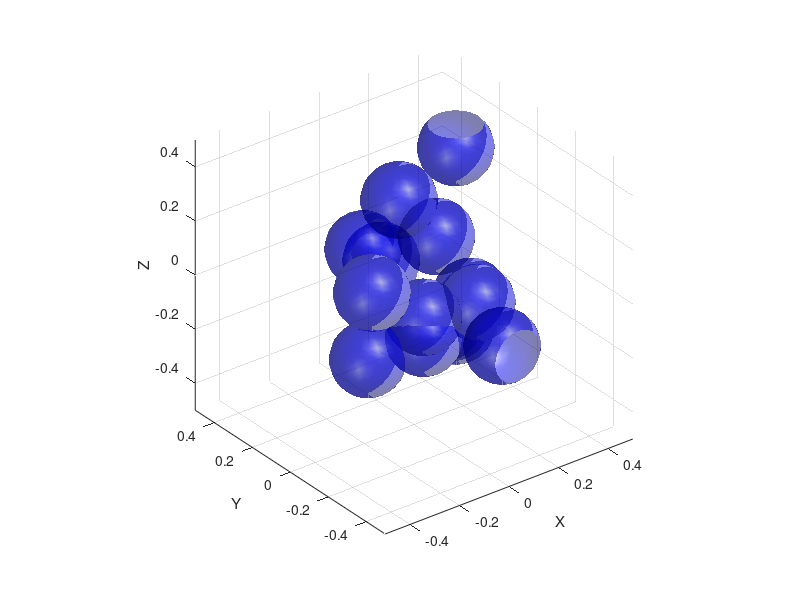

MATLAB code for this plot:
% plot_spheres
%
% Try using surf to plot spheres based on coordinates and radii
%
% Author: Eric Schwen
% Date: 2-2-18

% Example stolen from forums

% number of spheres N
N = 15;
% sphere radius a
a = 1/8;
% arrays for x,y,z sphere coordinates
XT = randn(1,N)/6;
YT = randn(1,N)/6;
ZT = randn(1,N)/6;
for j=1:N
  % Generate a sphere consisting of 20by 20 faces
  [x,y,z]=sphere;
  % use surf function to plot
  hSurface=surf(a*x+XT(j),a*y+YT(j),a*z+ZT(j));
  hold on
  set(hSurface,'FaceColor',[0 0 1], ...
      'FaceAlpha',0.5,...
      'FaceLighting','gouraud',...
      'EdgeColor','k', 'EdgeAlpha', 0.05)
  axis([-0.5 0.5 -0.5 0.5 -0.5 0.5]);
  daspect([1 1 1]);
end
hold off
xlabel('X')
ylabel('Y')
zlabel('Z')
camlight
